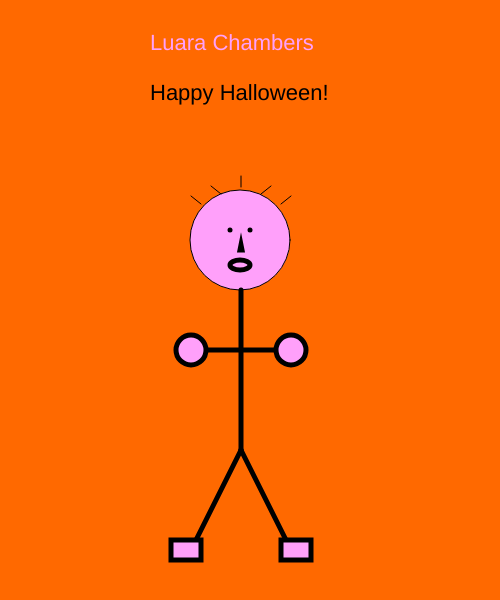
Frame 1 (no input)
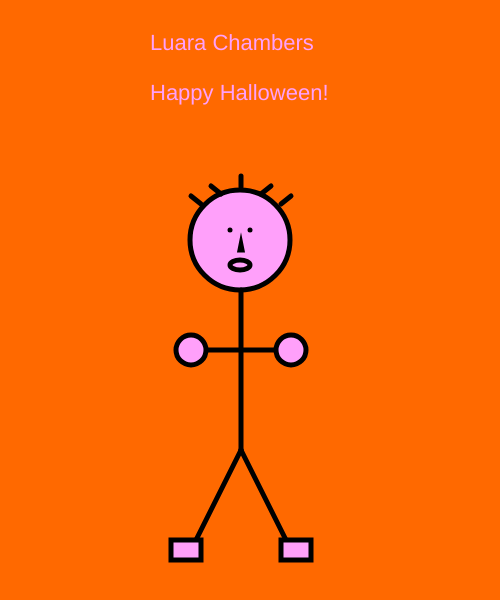
Frame 60 (no input)
Frame 120 (the mouse pressed at the canvas centre since frame 60): identical to frame 60, image omitted

The p5.js sketch that drew these frames (run headless with seeded random() and noise() and a simulated clock; from frame 60 on, the mouse is pressed at the canvas centre):

// p5.js sketch
// ── sketch.js
function setup()
{
  createCanvas(500,600);
}
function draw()
{
  background(255,105,0);
  textSize(22)
  text("Happy Halloween!", 150,100);

  fill(265,160,250);
  circle(240,240,100);
  line(201,204,191,196);
  line(221,194,211,186);
  line(241,187,241,176);
  line(261,194,271,186);
  line(281,204,291,196);
  strokeWeight(5);
  point(230,230);
  point(250,230);
  triangle(240,250,241,245,242,250);
  ellipse(240,265,20,10);
  line(241,290,241,450);
  line(191,350,291,350);
  circle(191,350,30);
  circle(291,350,30);
  line(241,450,191,550);
  line(241,450,291,550);
  rect(171,540,30,20);
  rect(281,540,30,20);
  text("Luara Chambers",150,50);
}
